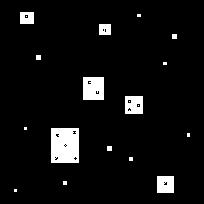
%> input picture imagedb/Quadfuros.tif, 204 x 204 px
$ octave exercise7.13.m   (GNU Octave 9; MATLAB toolbox functions it lacks are replaced by stand-ins)
%> lines starting %> are read from the running program, lines starting %| are printed output that depends on the picture; in (x1, y1, x2, y2) boxes, pixels count from 0 and x2, y2 are one past the last pixel; in counts of white or black regions, pixels touching at a corner belong together; the program's own positions count from 1
%Closing through the usage of bwmorph algorithms

BW = imread('Quadfuros.tif');
%> BW is the input picture: size 204x204x3 uint8; 5.9% white; 19 white regions (10 under 20 px), largest, box (x1, y1, x2, y2) and area: (51, 128, 79, 163) 951, (83, 77, 104, 100) 469, (125, 96, 143, 114) 300
subplot(1,2,1), imshow(BW), title('Original image');

I = bwmorph(BW,'close');
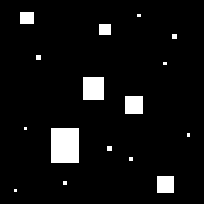
%> I: size 204x204x3 logical; 6.1% white; 16 white regions (7 under 20 px), largest, box (x1, y1, x2, y2) and area: (51, 128, 79, 163) 980, (83, 77, 104, 100) 483, (125, 96, 143, 114) 324
imwrite(I,'closed_image_bwmorph.png');
subplot(1,2,2), imshow(I), title('Closed image');
%> after `title('Closed image')`:
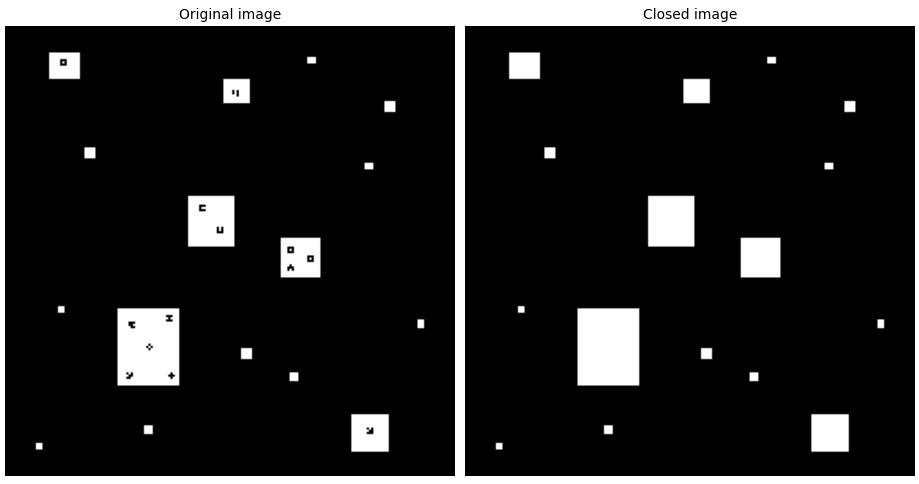
%> figure redrawn from the program's plot data, 2 panels

$ run again, with imagedb/CirculoTraco.tif copied over imagedb/Quadfuros.tif
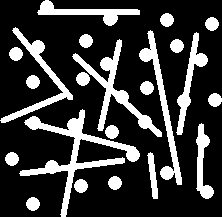
%> input picture imagedb/CirculoTraco.tif, 222 x 217 px
%> BW is the input picture: size 217x222x3 uint8; 22.2% white; 22 white regions, largest, box (x1, y1, x2, y2) and area: (19, 109, 140, 217) 2271, (72, 39, 162, 137) 1502, (139, 30, 182, 185) 1227
%> `I = bwmorph(BW,'close');`:
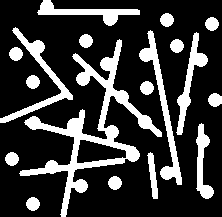
%> I: size 217x222x3 logical; 22.5% white; 18 white regions, largest, box (x1, y1, x2, y2) and area: (19, 39, 162, 217) 4298, (139, 30, 182, 185) 1245, (0, 27, 73, 123) 1094
%> `title('Closed image')`:
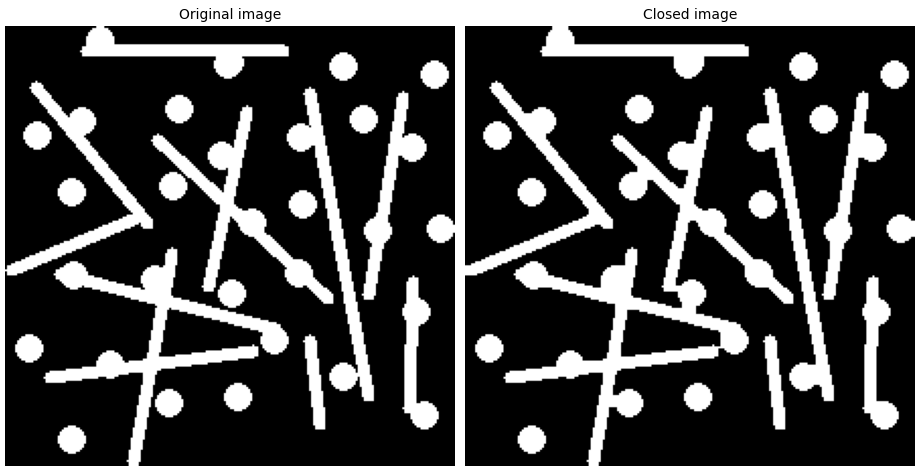
%> figure redrawn from the program's plot data, 2 panels

$ run again, with imagedb/circuito.tif copied over imagedb/Quadfuros.tif
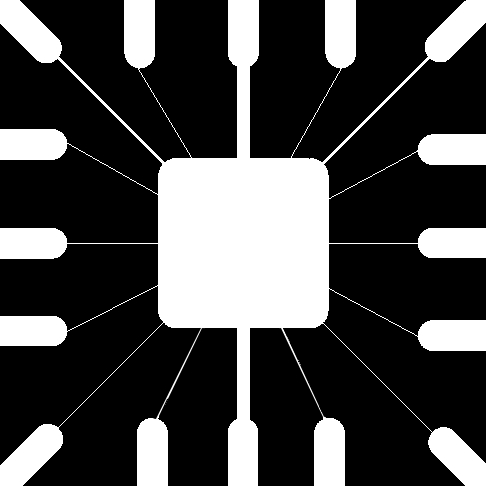
%> input picture imagedb/circuito.tif, 486 x 486 px
%> BW is the input picture: size 486x486x3 uint8; min 0, max 255, mean 70.7
%> `I = bwmorph(BW,'close');`:
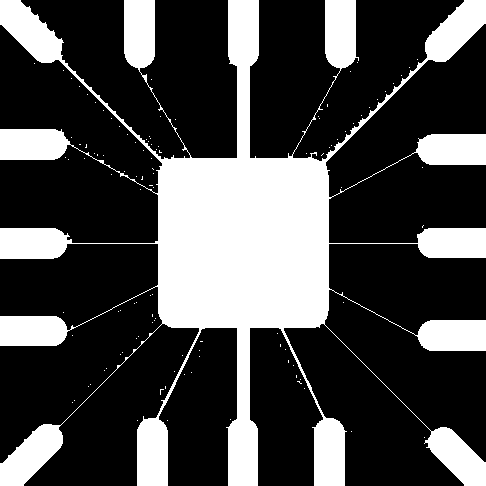
%> I: size 486x486x3 logical; 28.2% white; 112 white regions (111 under 20 px), largest, box (x1, y1, x2, y2) and area: (0, 0, 486, 486) 66431
%> `title('Closed image')`:
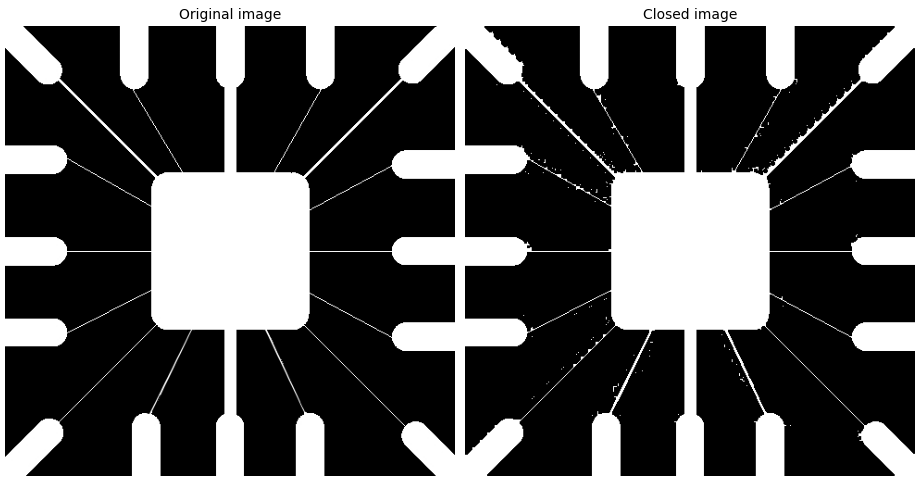
%> figure redrawn from the program's plot data, 2 panels
